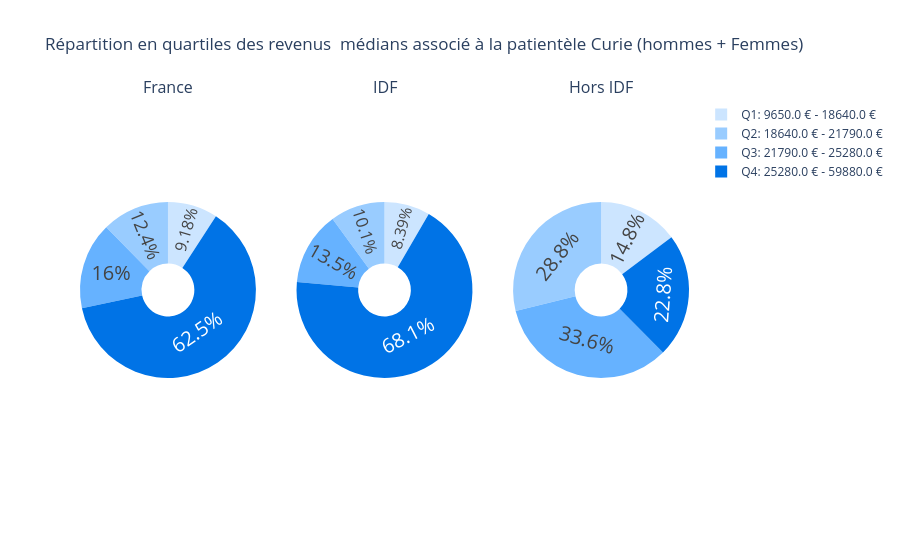

Notebook cell for this chart:
### Code cell
labels = [f"Q{i+1}: {np.round(bords_revenus[i],2)} € - {np.round(bords_revenus[i+1],2)} €" for i in range(0, 4, 1)]
colors = colors = ['#cce5ff', '#99ccff', '#66b2ff', '#0073e6']

quartile_count_fr = df_patients_revenus['quartile'].value_counts().sort_index()
quartile_count_idf = df_patients_idf['quartile'].value_counts().sort_index()
quartile_count_hors_idf = df_patients_hors_idf['quartile'].value_counts().sort_index()

# Create subplots
fig = make_subplots(rows=1, cols=3, subplot_titles=("France", "IDF", "Hors IDF"), specs=[[{'type': 'domain'}, {'type': 'domain'}, {'type': 'domain'}]])

# Add pie charts
fig.add_trace(go.Pie(labels=labels, values=quartile_count_fr.values, sort=False, hole=.3, name="France"), row=1, col=1)
fig.add_trace(go.Pie(labels=labels, values=quartile_count_idf.values, sort=False, hole=.3, name="IDF"), row=1, col=2)
fig.add_trace(go.Pie(labels=labels, values=quartile_count_hors_idf.values, sort=False, hole=.3, name="Hors IDF"), row=1, col=3)

# Update layout
fig.update_layout(title_text="Répartition en quartiles des revenus  médians associé à la patientèle Curie (hommes + Femmes)",
                  showlegend=True)

# Update traces
fig.update_traces(textposition='inside', textinfo='percent',textfont=dict(size=20), marker=dict(colors=colors))
config = {
        'toImageButtonOptions': {
            'format': 'png',  # one of png, svg, jpeg, webp
            'filename': 'revenus_patients',
            'height': 1080,
            'width': 1920,
            'scale': 6  # Multiply title/legend/axis/canvas sizes by this factor
        }
    }

# Show the figure
fig.show(config=config)

### Figure 1 — Plotly figure (JSON) as saved in the notebook; plotly's stock layout.template omitted (floating-point values rounded to 4 significant figures)
{"data": [{"domain": {"x": [0, 0.2889], "y": [0, 1]}, "hole": 0.3, "labels": ["Q1: 9650.0 € - 18640.0 €", "Q2: 18640.0 € - 21790.0 €", "Q3: 21790.0 € - 25280.0 €", "Q4: 25280.0 € - 59880.0 €"], "marker": {"colors": ["#cce5ff", "#99ccff", "#66b2ff", "#0073e6"]}, "name": "France", "sort": false, "textfont": {"size": 20}, "textinfo": "percent", "textposition": "inside", "type": "pie", "values": [4171, 5623, 7255, 28380]}, {"domain": {"x": [0.3556, 0.6444], "y": [0, 1]}, "hole": 0.3, "labels": ["Q1: 9650.0 € - 18640.0 €", "Q2: 18640.0 € - 21790.0 €", "Q3: 21790.0 € - 25280.0 €", "Q4: 25280.0 € - 59880.0 €"], "marker": {"colors": ["#cce5ff", "#99ccff", "#66b2ff", "#0073e6"]}, "name": "IDF", "sort": false, "textfont": {"size": 20}, "textinfo": "percent", "textposition": "inside", "type": "pie", "values": [3341, 4002, 5367, 27099]}, {"domain": {"x": [0.7111, 1], "y": [0, 1]}, "hole": 0.3, "labels": ["Q1: 9650.0 € - 18640.0 €", "Q2: 18640.0 € - 21790.0 €", "Q3: 21790.0 € - 25280.0 €", "Q4: 25280.0 € - 59880.0 €"], "marker": {"colors": ["#cce5ff", "#99ccff", "#66b2ff", "#0073e6"]}, "name": "Hors IDF", "sort": false, "textfont": {"size": 20}, "textinfo": "percent", "textposition": "inside", "type": "pie", "values": [830, 1621, 1888, 1281]}], "layout": {"annotations": [{"font": {"size": 16}, "showarrow": false, "text": "France", "x": 0.1444, "xanchor": "center", "xref": "paper", "y": 1, "yanchor": "bottom", "yref": "paper"}, {"font": {"size": 16}, "showarrow": false, "text": "IDF", "x": 0.5, "xanchor": "center", "xref": "paper", "y": 1, "yanchor": "bottom", "yref": "paper"}, {"font": {"size": 16}, "showarrow": false, "text": "Hors IDF", "x": 0.8556, "xanchor": "center", "xref": "paper", "y": 1, "yanchor": "bottom", "yref": "paper"}], "showlegend": true, "title": {"text": "Répartition en quartiles des revenus  médians associé à la patientèle Curie (hommes + Femmes)"}}}
